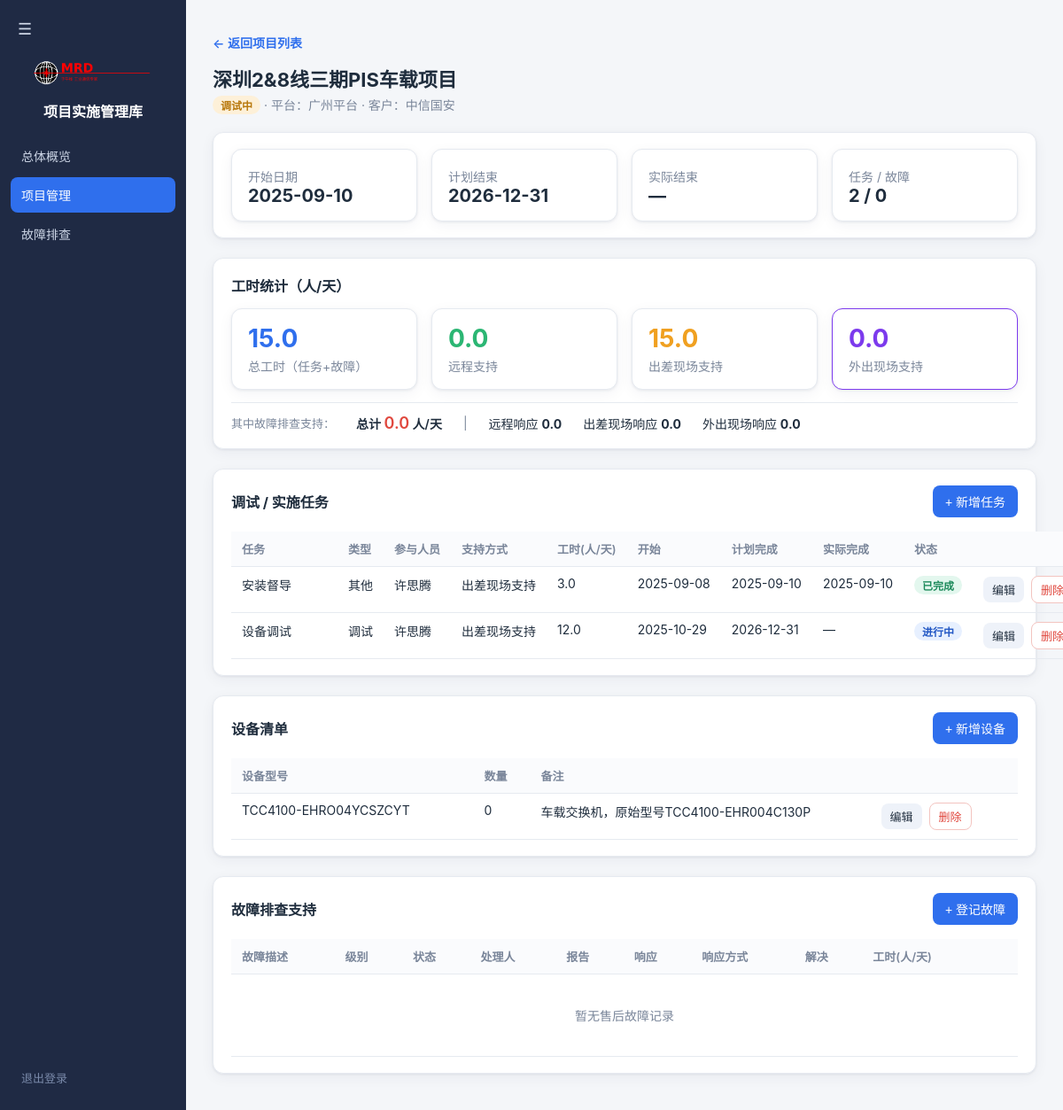
Page /project/7 (signed in) on the committed database.
### tables this page shows
CREATE TABLE projects (
            id            INTEGER PRIMARY KEY AUTOINCREMENT,
            name          TEXT NOT NULL,
            customer      TEXT,
            manager       TEXT,
            platform      TEXT,
            status        TEXT NOT NULL DEFAULT '未开始',
            start_date    TEXT,
            plan_end_date TEXT,
            actual_end_date TEXT,
            description   TEXT,
            created_at    TEXT DEFAULT (datetime('now','localtime'))
        );

CREATE TABLE tasks (
            id            INTEGER PRIMARY KEY AUTOINCREMENT,
            project_id    INTEGER NOT NULL,
            title         TEXT NOT NULL,
            category      TEXT DEFAULT '实施',
            assignee      TEXT,
            start_date    TEXT,
            plan_end_date TEXT,
            actual_end_date TEXT,
            status        TEXT DEFAULT '待开始',
            note          TEXT,
            created_at    TEXT DEFAULT (datetime('now','localtime')), support_mode TEXT DEFAULT '远程支持', work_hours REAL DEFAULT 0,
            FOREIGN KEY (project_id) REFERENCES projects(id) ON DELETE CASCADE
        );

CREATE TABLE devices (
            id          INTEGER PRIMARY KEY AUTOINCREMENT,
            project_id  INTEGER NOT NULL,
            model       TEXT,
            quantity    INTEGER DEFAULT 0,
            note        TEXT,
            created_at  TEXT DEFAULT (datetime('now','localtime')),
            FOREIGN KEY (project_id) REFERENCES projects(id) ON DELETE CASCADE
        );

### app.py (the view)
@app.route("/project/<int:pid>")
@login_required
def project_detail(pid):
    conn = get_db()
    cur = conn.cursor()
    proj = cur.execute("SELECT * FROM projects WHERE id = ?", (pid,)).fetchone()
    if not proj:
        conn.close()
        flash("项目不存在")
        return redirect(url_for("projects"))
    tasks = rows_to_dicts(cur.execute(
        "SELECT * FROM tasks WHERE project_id = ? ORDER BY plan_end_date ASC", (pid,)
    ).fetchall())
    faults = rows_to_dicts(cur.execute(
        "SELECT * FROM faults WHERE project_id = ? ORDER BY reported_date DESC", (pid,)
    ).fetchall())
    devices = rows_to_dicts(cur.execute(
        "SELECT * FROM devices WHERE project_id = ? ORDER BY id ASC", (pid,)
    ).fetchall())
    member_rows = cur.execute(
        """SELECT m.id AS mid, m.name FROM project_members pm
           JOIN members m ON pm.member_id = m.id WHERE pm.project_id = ? ORDER BY m.id""",
        (pid,),
    ).fetchall()
    proj_member_ids = [r["mid"] for r in member_rows]
    proj_members = [r["name"] for r in member_rows]
    members_all = [dict(r) for r in cur.execute("SELECT id, name FROM members ORDER BY id")]
    task_hours_total = cur.execute(
        "SELECT COALESCE(SUM(work_hours), 0) FROM tasks WHERE project_id = ?", (pid,)
    ).fetchone()[0]
    task_hours_remote = cur.execute(
        "SELECT COALESCE(SUM(work_hours), 0) FROM tasks WHERE project_id = ? AND support_mode = '远程支持'", (pid,)
    ).fetchone()[0]
    task_hours_onsite = cur.execute(
        "SELECT COALESCE(SUM(work_hours), 0) FROM tasks WHERE project_id = ? AND support_mode = '出差现场支持'", (pid,)
    ).fetchone()[0]
    task_hours_outside = cur.execute(
        "SELECT COALESCE(SUM(work_hours), 0) FROM tasks WHERE project_id = ? AND support_mode = '外出现场支持'", (pid,)
    ).fetchone()[0]
    fault_hours_total = cur.execute(
        "SELECT COALESCE(SUM(work_hours), 0) FROM faults WHERE project_id = ?", (pid,)
    ).fetchone()[0]
    fault_hours_remote = cur.execute(
        "SELECT COALESCE(SUM(work_hours), 0) FROM faults WHERE project_id = ? AND response_mode = '远程响应'", (pid,)
    ).fetchone()[0]
    fault_hours_onsite = cur.execute(
        "SELECT COALESCE(SUM(work_hours), 0) FROM faults WHERE project_id = ? AND response_mode = '出差现场响应'", (pid,)
    ).fetchone()[0]
    fault_hours_outside = cur.execute(
        "SELECT COALESCE(SUM(work_hours), 0) FROM faults WHERE project_id = ? AND response_mode = '外出现场响应'", (pid,)
    ).fetchone()[0]
    hours_total = task_hours_total + fault_hours_total
    hours_remote = task_hours_remote + fault_hours_remote
    hours_onsite = task_hours_onsite + fault_hours_onsite
    hours_outside = task_hours_outside + fault_hours_outside
    conn.close()
    return render_template(
        "project_detail.html",
        proj=proj,
        proj_member_ids=proj_member_ids,
        proj_members=proj_members,
        tasks=tasks,
        faults=faults,
        devices=devices,
        hours_total=hours_total,
        hours_remote=hours_remote,
        hours_onsite=hours_onsite,
        hours_outside=hours_outside,
        task_hours_total=task_hours_total,
        fault_hours_total=fault_hours_total,
        fault_hours_remote=fault_hours_remote,
        fault_hours_onsite=fault_hours_onsite,
        fault_hours_outside=fault_hours_outside,
        TASK_CATEGORY=TASK_CATEGORY,
        TASK_STATUS=TASK_STATUS,
        TASK_SUPPORT_MODE=TASK_SUPPORT_MODE,
        FAULT_SEVERITY=FAULT_SEVERITY,
        FAULT_STATUS=FAULT_STATUS,
        FAULT_RESPONSE_MODE=FAULT_RESPONSE_MODE,
        PLATFORM_OPTIONS=PLATFORM_OPTIONS,
        MEMBERS=members_all,
        today=today_str(),
    )

### app.py (called while the page is built)
def login_required(f):
    from functools import wraps
    @wraps(f)
    def decorated(*args, **kwargs):
        if not session.get("user"):
            return redirect(url_for("login"))
        return f(*args, **kwargs)
    return decorated

def get_db():
    conn = sqlite3.connect(DB_PATH)
    conn.row_factory = sqlite3.Row
    conn.execute("PRAGMA foreign_keys = ON")
    return conn

def today_str():
    return date.today().isoformat()

def fmt_date(s):
    return s if s else "—"

def rows_to_dicts(rows):
    return [dict(r) for r in rows]

### templates/project_detail.html (shortened to what this page needs)
{% extends "base.html" %}
{% set active = "projects" %}
{% macro status_tag(s) %}
  {% if s == '未开始' %}<span class="tag gray">未开始</span>
  {% elif s == '设计联络阶段' %}<span class="tag" style="background:#f3e8ff;color:#7c3aed;">设计联络阶段</span>
  {% elif s == '调试中' %}<span class="tag amber">调试中</span>
  {% elif s == '实施中' %}<span class="tag blue">实施中</span>
  {% elif s == '已结束' %}<span class="tag green">已结束</span>
  {% elif s == '售后中' %}<span class="tag blue">售后中</span>
  {% else %}<span class="tag gray">{{ s }}</span>
  {% endif %}
{% endmacro %}
{% macro task_status_tag(s) %}
  {% if s == '待开始' %}<span class="tag gray">待开始</span>
  {% elif s == '进行中' %}<span class="tag blue">进行中</span>
  {% elif s == '已完成' %}<span class="tag green">已完成</span>
  {% elif s == '阻塞' %}<span class="tag red">阻塞</span>
  {% else %}<span class="tag gray">{{ s }}</span>
  {% endif %}
{% endmacro %}
{% block content %}
  <p><a class="row-link" href="{{ url_for('projects') }}">← 返回项目列表</a></p>
  <h1>{{ proj.name }}</h1>
  <p class="sub">
    {{ status_tag(proj.status) }}
    {% if proj.platform %} · 平台：{{ proj.platform }}{% endif %}
    {% if proj.customer %} · 客户：{{ proj.customer }}{% endif %}
  </p>
  <div class="panel">
    <div class="grid cards-4">
      <div class="stat"><div class="l">开始日期</div><div class="n" style="font-size:20px;">{{ fmtDate(proj.start_date) }}</div></div>
      <div class="stat"><div class="l">计划结束</div><div class="n" style="font-size:20px;">{{ fmtDate(proj.plan_end_date) }}</div></div>
      <div class="stat"><div class="l">实际结束</div><div class="n" style="font-size:20px;">{{ fmtDate(proj.actual_end_date) }}</div></div>
      <div class="stat"><div class="l">任务 / 故障</div><div class="n" style="font-size:20px;">{{ tasks|length }} / {{ faults|length }}</div></div>
    </div>
  </div>
  <div class="panel">
    <h2>工时统计（人/天）</h2>
    <div class="grid cards-4">
      <div class="stat brand"><div class="n">{{ "%.1f"|format(hours_total) }}</div><div class="l">总工时（任务+故障）</div></div>
      <div class="stat ok"><div class="n">{{ "%.1f"|format(hours_remote) }}</div><div class="l">远程支持</div></div>
      <div class="stat warn"><div class="n">{{ "%.1f"|format(hours_onsite) }}</div><div class="l">出差现场支持</div></div>
      <div class="stat" style="border-color:#7c3aed;"><div class="n" style="color:#7c3aed;">{{ "%.1f"|format(hours_outside) }}</div><div class="l">外出现场支持</div></div>
    </div>
    <div style="margin-top: 14px; padding-top: 12px; border-top: 1px solid var(--line); display: flex; gap: 24px; flex-wrap: wrap; align-items: center;">
      <span style="color: var(--muted); font-size: 13px;">其中故障排查支持：</span>
      <span style="font-weight: 600;">总计 <span style="color: var(--bad); font-size: 18px;">{{ "%.1f"|format(fault_hours_total) }}</span> 人/天</span>
      <span style="color: var(--muted);">|</span>
      <span>远程响应 <b>{{ "%.1f"|format(fault_hours_remote) }}</b></span>
      <span>出差现场响应 <b>{{ "%.1f"|format(fault_hours_onsite) }}</b></span>
      <span>外出现场响应 <b>{{ "%.1f"|format(fault_hours_outside) }}</b></span>
    </div>
  </div>
  <div class="panel">
    <div class="toolbar">
      <h2 style="margin:0;">调试 / 实施任务</h2>
      <button class="btn" onclick="newTask()">+ 新增任务</button>
    </div>
    <table>
      <tr><th>任务</th><th>类型</th><th>参与人员</th><th>支持方式</th><th>工时(人/天)</th><th>开始</th><th>计划完成</th><th>实际完成</th><th>状态</th><th></th></tr>
      {% for t in tasks %}
      <tr>
        <td class="note-cell">{{ t.title }}<br></td>
        <td>{{ t.category }}</td>
        <td>{{ t.assignee or '—' }}</td>
        <td>{{ t.support_mode or '远程支持' }}</td>
        <td>{{ "%.1f"|format(t.work_hours or 0) if t.work_hours else '—' }}</td>
        <td>{{ fmtDate(t.start_date) }}</td>
        <td>{{ fmtDate(t.plan_end_date) }}</td>
        <td>{{ fmtDate(t.actual_end_date) }}</td>
        <td>{{ task_status_tag(t.status) }}</td>
        <td class="actions">
          <button class="btn ghost sm" onclick="editTask({{ t.id }})">编辑</button>
          <button class="btn danger sm" onclick="delTask({{ t.id }})">删除</button>
        </td>
      </tr>
      {% else %}
      <tr><td colspan="10"><div class="empty">暂无任务</div></td></tr>
      {% endfor %}
    </table>
  </div>
  <div class="panel">
    <div class="toolbar">
      <h2 style="margin:0;">设备清单</h2>
      <button class="btn" onclick="newDevice()">+ 新增设备</button>
    </div>
    <table>
      <tr><th>设备型号</th><th>数量</th><th>备注</th><th></th></tr>
      {% for dv in devices %}
      <tr>
        <td>{{ dv.model }}</td>
        <td>{{ dv.quantity }}</td>
        <td class="note-cell">{{ dv.note or '—' }}</td>
        <td class="actions">
          <button class="btn ghost sm" onclick="editDevice({{ dv.id }})">编辑</button>
          <button class="btn danger sm" onclick="delDevice({{ dv.id }})">删除</button>
        </td>
      </tr>
      {% else %}
      <tr><td colspan="4"><div class="empty">暂无设备清单，点击右上角「新增设备」登记本项目所用设备</div></td></tr>
      {% endfor %}
    </table>
  </div>
  <div class="panel">
    <div class="toolbar">
      <h2 style="margin:0;">故障排查支持</h2>
      <button class="btn" onclick="newFault()">+ 登记故障</button>
    </div>
    <table>
      <tr><th>故障描述</th><th>级别</th><th>状态</th><th>处理人</th><th>报告</th><th>响应</th><th>响应方式</th><th>解决</th><th>工时(人/天)</th><th></th></tr>
      {% for f in faults %}
      <tr>
        <td class="note-cell">{{ f.title }}<br><span class="muted" style="font-size:12px;">{{ f.note or '' }}</span></td>
        <td>{{ sev_tag(f.severity) }}</td>
        <td>{{ f.status }}</td>
        <td>{{ f.handler or '—' }}</td>
        <td>{{ fmtDate(f.reported_date) }}</td>
        <td>{{ fmtDate(f.response_date) }}</td>
        <td>{{ f.response_mode or '—' }}</td>
        <td>{{ fmtDate(f.resolved_date) }}</td>
        <td>{{ "%.1f"|format(f.work_hours or 0) if f.work_hours else '—' }}</td>
        <td class="actions">
          <button class="btn ghost sm" onclick="editFault({{ f.id }})">编辑</button>
          <button class="btn danger sm" onclick="delFault({{ f.id }})">删除</button>
        </td>
      </tr>
      {% else %}
      <tr><td colspan="10"><div class="empty">暂无售后故障记录</div></td></tr>
      {% endfor %}
    </table>
  </div>
{% endblock %}

### templates/base.html (style rules this page uses)
:root { --bg: #f4f6f9; --panel: #ffffff; --ink: #1f2d3d; --muted: #7a869a; --line: #e6eaf0; --brand: #2f6fed; --brand-d: #2257c4; --ok: #2bb673; --warn: #f0a020; --bad: #e0483e; --shadow: 0 1px 3px rgba(20,40,80,.08), 0 4px 16px rgba(20,40,80,.05); }
* { box-sizing: border-box; }
body { margin: 0; font-family: -apple-system, "Segoe UI", "PingFang SC", "Microsoft YaHei", sans-serif; background: var(--bg); color: var(--ink); font-size: 14px; }
h1 { font-size: 22px; margin: 0 0 4px; }
.sub { color: var(--muted); margin: 0 0 20px; }
.panel { background: var(--panel); border: 1px solid var(--line); border-radius: 12px; box-shadow: var(--shadow); padding: 18px 20px; margin-bottom: 22px; }
.panel h2 { font-size: 16px; margin: 0 0 14px; }
.grid { display: grid; gap: 16px; }
.cards-4 { grid-template-columns: repeat(4, 1fr); }
.stat { background: var(--panel); border: 1px solid var(--line); border-radius: 12px; padding: 16px 18px; box-shadow: var(--shadow); }
.stat .n { font-size: 28px; font-weight: 700; }
.stat .l { color: var(--muted); margin-top: 4px; }
.stat.brand .n { color: var(--brand); }
.stat.ok .n { color: var(--ok); }
.stat.warn .n { color: var(--warn); }
table { width: 100%; border-collapse: collapse; }
th, td { text-align: left; padding: 10px 12px; border-bottom: 1px solid var(--line); vertical-align: top; white-space: nowrap; }
td.note-cell { white-space: normal; min-width: 120px; max-width: 300px; }
th { color: var(--muted); font-weight: 600; font-size: 13px; background: #fafbfd; }
.toolbar { display: flex; gap: 10px; flex-wrap: wrap; align-items: center; margin-bottom: 16px; }
.btn { display: inline-flex; align-items: center; gap: 6px; cursor: pointer; border: none; background: var(--brand); color: #fff; padding: 8px 14px; border-radius: 8px; font-size: 14px; text-decoration: none; }
.btn.ghost { background: #eef2f9; color: var(--ink); }
.btn.sm { padding: 5px 10px; font-size: 13px; }
.btn.danger { background: #fff; color: var(--bad); border: 1px solid #f3c4c0; }
.tag { display: inline-block; padding: 2px 9px; border-radius: 999px; font-size: 12px; font-weight: 600; white-space: nowrap; }
.tag.blue { background: #e7f0ff; color: var(--brand-d); }
.tag.green { background: #e3f7ee; color: #1d8a5b; }
.tag.amber { background: #fdf0d8; color: #b8780c; }
.row-link { color: var(--brand); text-decoration: none; font-weight: 600; }
.actions a, .actions button { margin-right: 4px; }
.empty { color: var(--muted); text-align: center; padding: 26px 0; }

### rows in the picture
projects: name "深圳2&8线三期PIS车载项目", platform "广州平台", customer "中信国安", start_date "2025-09-10", plan_end_date "2026-12-31"
tasks: title "安装督导", category "其他", assignee "许思腾", support_mode "出差现场支持", work_hours "3.0", start_date "2025-09-08", plan_end_date "2025-09-10", actual_end_date "2025-09-10", status "已完成"
tasks: title "设备调试", category "调试", assignee "许思腾", support_mode "出差现场支持", work_hours "12.0", start_date "2025-10-29", plan_end_date "2026-12-31", fmtDate "—", status "进行中"
devices: model "TCC4100-EHRO04YCSZCYT", quantity "0", note "车载交换机，原始型号TCC4100-EHR004C130P"

### other values in the picture
{{ fmtDate(proj.actual_end_date) }} "—"
{{ tasks|length }} "2"
{{ faults|length }} "0"
{{ "%.1f"|format(hours_total) }} "15.0"
{{ "%.1f"|format(hours_remote) }} "0.0"
{{ "%.1f"|format(hours_onsite) }} "15.0"
{{ "%.1f"|format(hours_outside) }} "0.0"
{{ "%.1f"|format(fault_hours_total) }} "0.0"
{{ "%.1f"|format(fault_hours_remote) }} "0.0"
{{ "%.1f"|format(fault_hours_onsite) }} "0.0"
{{ "%.1f"|format(fault_hours_outside) }} "0.0"
